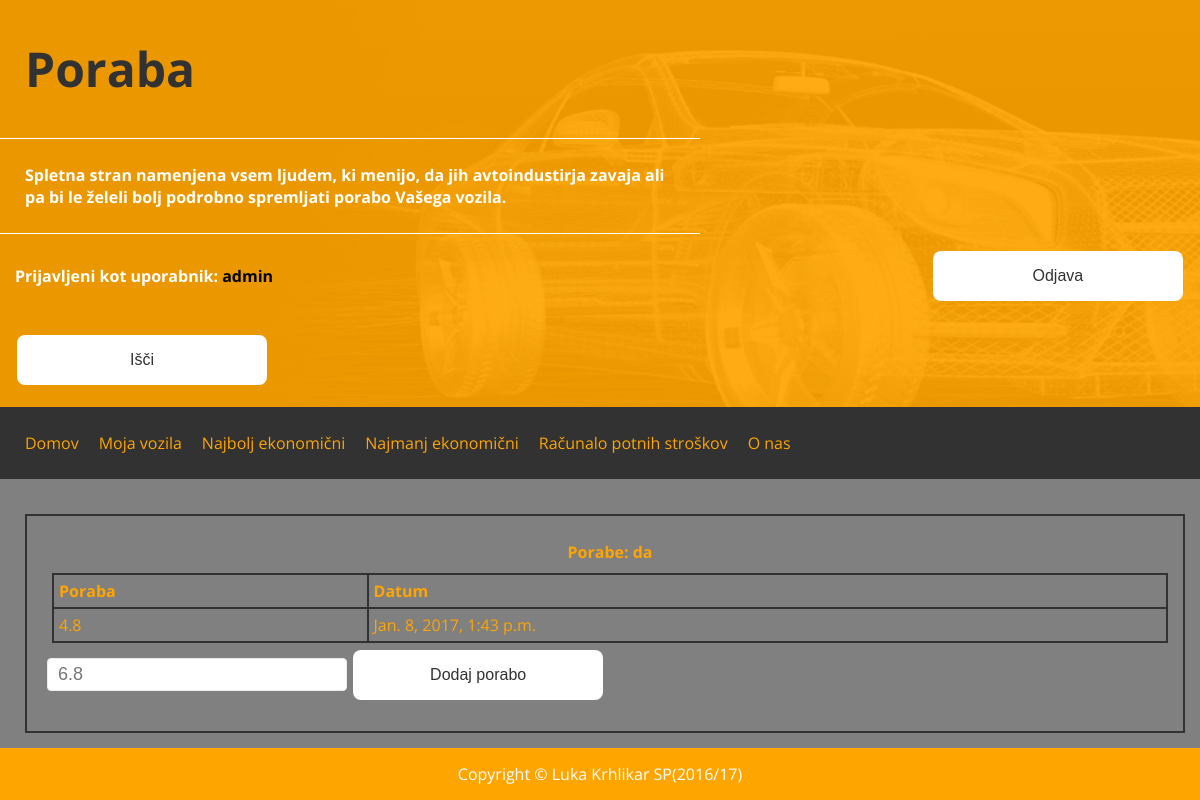
Screenshot of /poraba_app/poraba/35 (signed in) with the database file from the repository.
### poraba_app/models.py (models this page shows, shortened)
class Avtomobil(models.Model):
    ime_vozila = models.CharField(max_length=200)
    tip_goriva = models.CharField(max_length=45, default='Bencin 95')
    user_id = models.ForeignKey(User, on_delete=models.SET_NULL, null=True)

class Poraba(models.Model):
    poraba = models.DecimalField(max_digits=4, decimal_places=1)
    avto_id = models.ForeignKey(Avtomobil, on_delete=models.CASCADE)
    user_id = models.ForeignKey(User, on_delete=models.SET_NULL, null=True)
    datum = models.DateTimeField(default=datetime.now)

### poraba_app/views.py (the view)
# urls.py: url(r'^poraba/(?P<car_id>[0-9]+)', views.poraba, name='poraba'),
def poraba(request, car_id):
    context = {}
    avto = Avtomobil.objects.get(id=car_id)
    context['avto'] = avto
    user = request.user
    porabe = Poraba.objects.filter(avto_id=avto.id, user_id=user).order_by('-datum')
    context['porabe'] = porabe
    if request.method == 'POST':
        form = porabaForm(request.POST)
        if form.is_valid():
            pOraba = form.cleaned_data['p']
            poRaba = Poraba(poraba=pOraba, avto_id=avto, user_id=user)
            poRaba.save()
    else:
        form = porabaForm
    context['porabaForm'] = form
    return render(request, 'poraba_app/poraba.html', context)

### poraba_app/templates/poraba_app/poraba.html (shortened to what this page needs)
{% extends "poraba_app/base.html" %}
{% load static %}
{% block main %}
<div class="row centralna_ploskev">
    <div class="col-12 col-m-12"></div>
    <div class="col-12 col-m-12 uporabik">
        <div>
            <table id="cene" class="uporabik" style="width:100%">
                <caption><b>Porabe: {{ avto.ime_vozila }}</b></caption>
                    <tr>
                        <th>Poraba</th>
                        <th>Datum</th>
                    </tr>
                    {% if porabe %}
                        {% for p in porabe %}
                            <tr>
                                <td>{{ p.poraba }}</td>
                                <td>{{ p.datum }}</td>
                            </tr>
                        {% endfor %}
                    {% endif %}
            </table>
        </div>
        <div>
            <form method="POST" action="#">
                {{ porabaForm.p }}
                <label><input type="submit" class="gumb-pp" name="por" value="Dodaj porabo"/></label>
            </form>
        </div>
    </div>
</div>
{% endblock %}

### poraba_app/templates/poraba_app/base.html (shortened to what this page needs)
{% load static %}
<!DOCTYPE html>
<html>
<head>
    <link rel="stylesheet" type="text/css" href="{% static 'poraba_app/css/css_index.css' %}">
</head>
<body>
    <div class="header">
        <div class="row">
            <div class="col-7 col-m-7 crta">
                <h1><a id="naslov1" href="{% url 'index' %}">Poraba</a></h1>
            </div>
            <div class="col-7 col-m-7 crta">
                <b class="header-title">Spletna stran namenjena vsem ljudem, ki menijo, da jih avtoindustirja zavaja ali pa bi le želeli bolj podrobno spremljati porabo Vašega vozila.</b>
            </div>
            {% if user.is_authenticated %}
                <div class="col-7 col-m-7">
                    <p><b>Prijavljeni kot uporabnik: <font color="black">{{ user.username }}</font></b></p>
                </div>
                <div class="col-5 col-m-5">
                        <a href="{% url 'logout' %}"><button class="gumb-header" type="button" onclick="{% url 'prijava' %}">Odjava</button></a>
                </div>
            {% endif %}
            <div class="col-12 col-m-12">
                <form class="iskanje" method="GET" action="{% url 'iskanje' %}">
                    <label><input type="submit" value="Išči" class="gumb-pp" /></label>
                </form>
            </div>
        </div>
    </div>
    <nav>
        <div class="row">
            <div class="col-12 col-m-12 menu">
                <ul>
                    <li><a href="{% url 'index' %}">Domov</a></li>
                    <li><a href="{% url 'moja' %}">Moja vozila</a></li>
                    <li><a href="{% url 'najb_10' %}">Najbolj ekonomični</a></li>
                    <li><a href="{% url 'najs_10' %}">Najmanj ekonomični</a></li>
                    <li><a href="{% url 'racunalo' %}">Računalo potnih stroškov</a></li>
                    <li><a href="{% url 'o_nas' %}">O nas</a></li>
                </ul>
            </div>
        </div>
    </nav>
    {% block main %}
    {% endblock %}
    <footer>Copyright © Luka Krhlikar SP(2016/17)</footer>
</body>
</html>

### poraba_app/static/poraba_app/css/css_index.css (style rules this page uses)
* { box-sizing: border-box; }
body,html { margin: 0; padding: 0; height: 100vh; font-family: 'Open Sans', sans-serif; }
body { display: flex; flex-direction: column; }
.header-title { padding: 10px; display: block; }
.menu ul { display: none; }
@media only screen and (min-width: 850px ) { li { float: left; } }
@media only screen and (min-width: 850px ) { .menu ul { display: block; } }
@media only screen and (min-width: 600px) { .col-m-5 { width: 41.66%; } }
@media only screen and (min-width: 600px) { .col-m-7 { width: 58.33%; } }
@media only screen and (min-width: 600px) { .col-m-12 { width: 100%; } }
@media only screen and (min-width: 600px) { [class*="col-"] { float: left; padding: 15px; } }
@media only screen and (min-width: 1024px) { .col-5 { width: 41.66%; } }
@media only screen and (min-width: 1024px) { .col-7 { width: 58.33%; } }
@media only screen and (min-width: 1024px) { .col-12 { width: 100%; } }
@media only screen and (min-width: 1024px) { [class*="col-"] { float: left; padding: 15px; } }
.row::after { content: ""; clear: both; display: block; }
.header { background-image: url("header_ozadje.png"); background-size: cover; color:#FFFFFF; }
input,select { color:rgb(50,50,50); border-radius: 4px; padding: 5px 10px; border: 1px solid #ebebeb; max-width: 100%; width: 300px; margin-bottom: 20px; font-size: 18px; }
label { margin-bottom: 5px; display: inline-block; }
.gumb-header { background-color: white; border: 0px; color: rgb(50,50,50); padding: 16px 32px; text-align: center; text-decoration: none; display: inline-block; font-size: 16px; border-radius: 8px; width: 250px; float:right; margin:2px; transition: .4s all; }
.gumb-pp { background-color: white; border: 0px; color: rgb(50, 50, 50); padding: 16px 32px; text-align: center; text-decoration: none; display: inline-block; font-size: 16px; border-radius: 8px; width: 250px; margin:2px; transition: .4s all; }
#naslov1 { font-size:48px; color: rgb(50,50,50); text-decoration: none; margin: 10px; }
footer { background-color: rgb(255, 165, 0); color: #ffffff; padding: 15px; text-align: center; }
.menu { background-color: rgb(50,50,50); color: rgb(255, 165, 0); }
ul { list-style-type: none; margin: 0px; padding: 0px; overflow: auto; }
li { position: relative; }
li a { display: block; text-align: center; padding: 10px; text-decoration: none; }
a { color: rgb(255, 165, 0); }
table, th, td { border: 2px solid rgb(50,50,50); border-collapse: collapse; color:rgb(255, 165, 0); }
th, td { padding: 5px; text-align: left; }
.centralna_ploskev { background-color: grey; flex-grow:1; padding: 0 20px; }
.uporabik { border: 2px solid rgb(50,50,50); padding: 20px; margin: 5px; }
.uporabik caption b { display: inline-block; margin-bottom: 10px; }
.crta { border-bottom:solid; border-bottom-width:1px; }

### rows the page displays
Avtomobil: ime_vozila "da"
Poraba: poraba "4.8", datum "Jan. 8, 2017, 1:43 p.m."

### other values shown
{{ user.username }} "admin"
